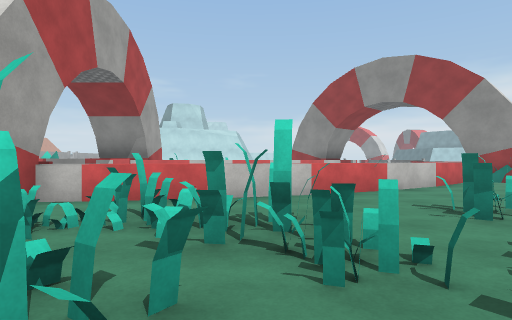
view 1 (above)

24 first-person views from a walk through a scene from a Unity 3-D project. The camera is 1.4 m above the floor, looks level and sees 75° across. The floor is counted in squares, 2 m on a side. Each view is taken from the middle of a square. On the plan, view 1 faces up. The plan holds only what a view shows up to about 10 squares ahead; the rest is blank. The place goes on beyond the plan. The player character is not drawn. Some surface patterns are stand-ins.

view 2
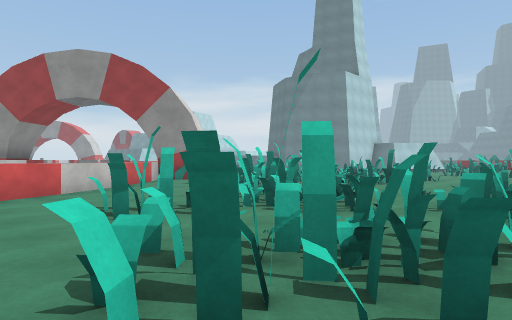

view 3
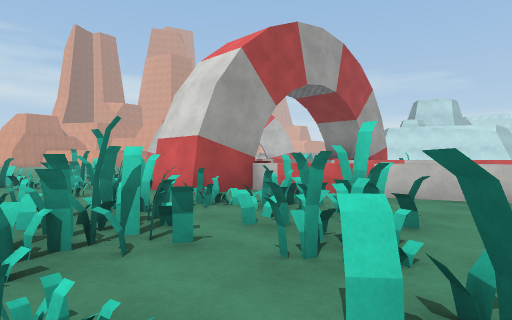

view 4
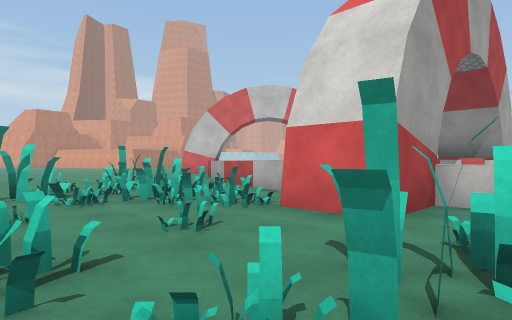

view 5
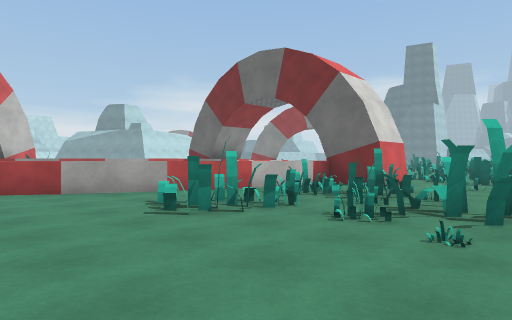

view 6
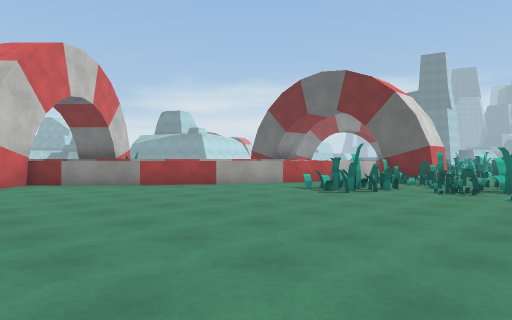

view 7
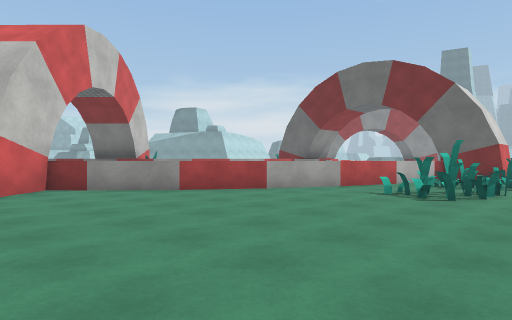

view 8
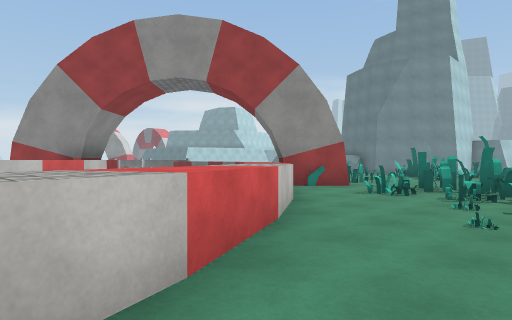

view 9
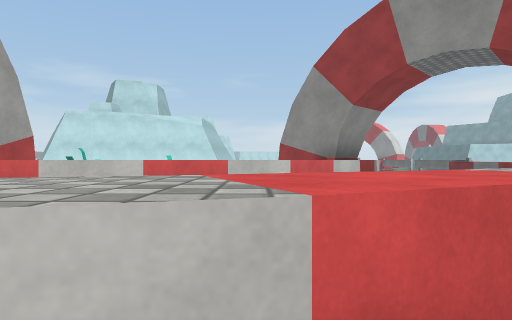

view 10
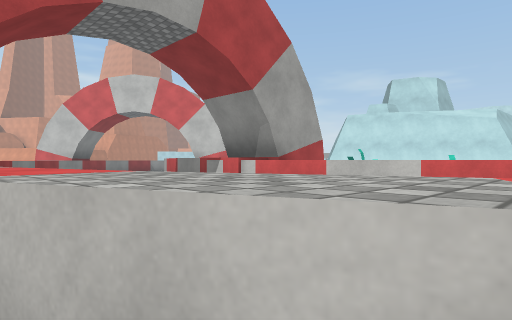

view 11
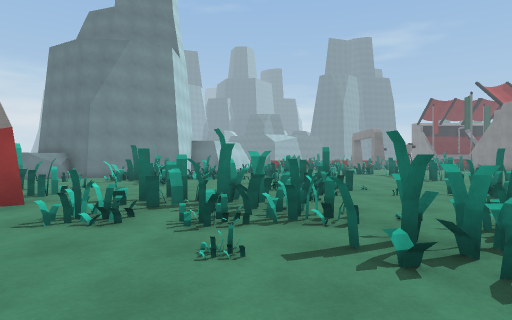

view 12
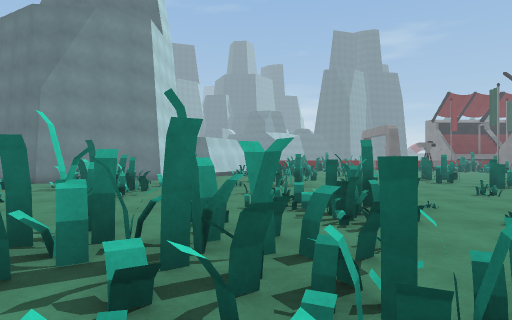

view 13
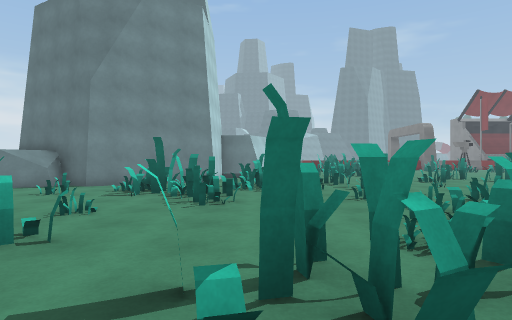

view 14
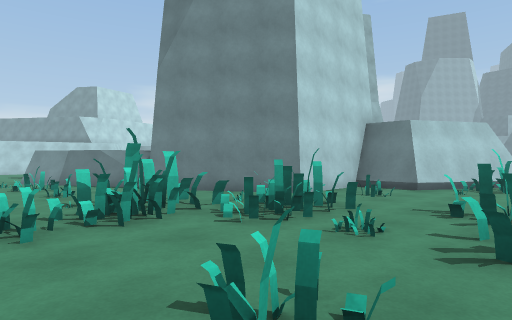

view 15
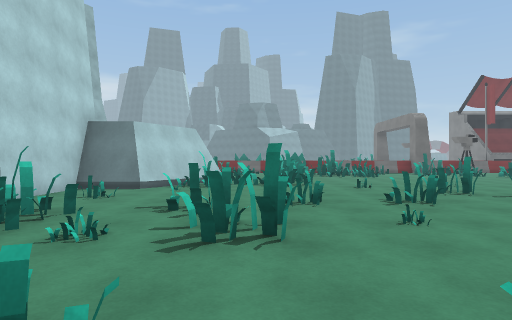

view 16
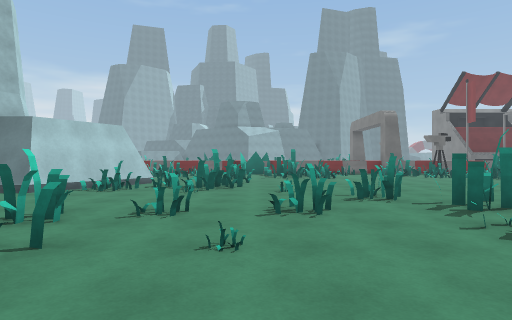

view 17
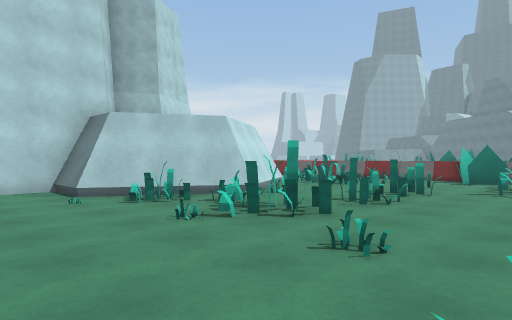

view 18
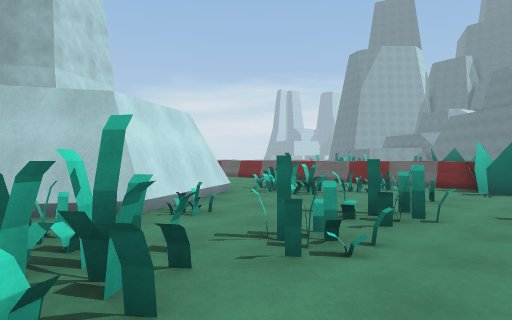

view 19
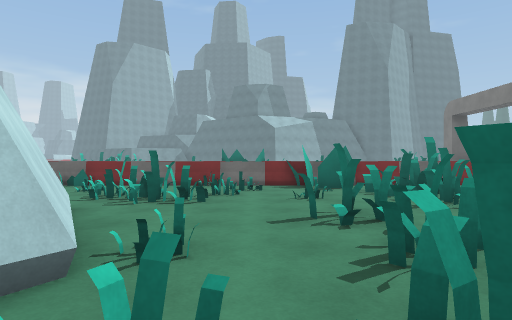

view 20
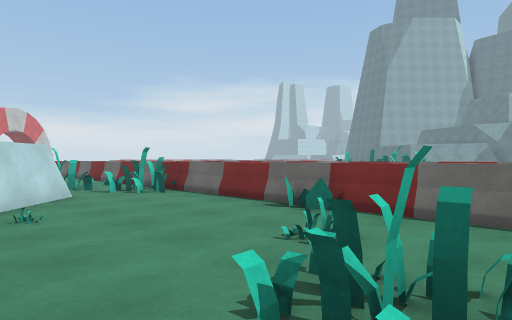

view 21
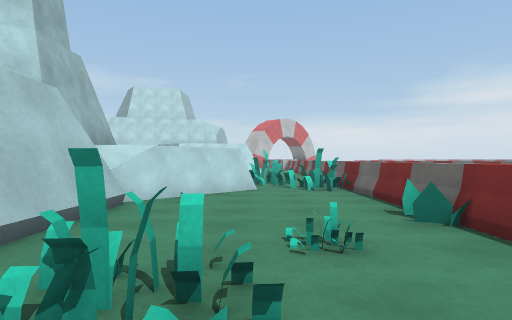

view 22
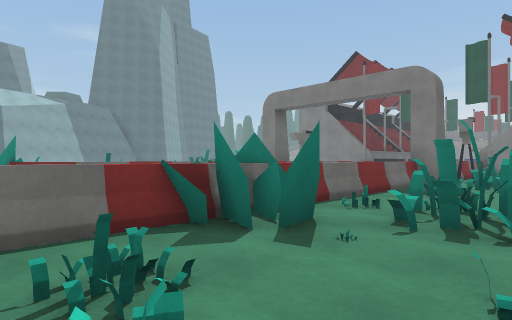

view 23
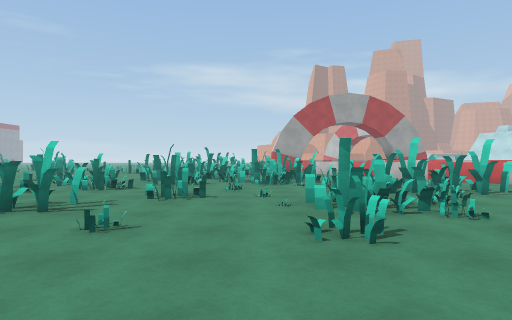

view 24
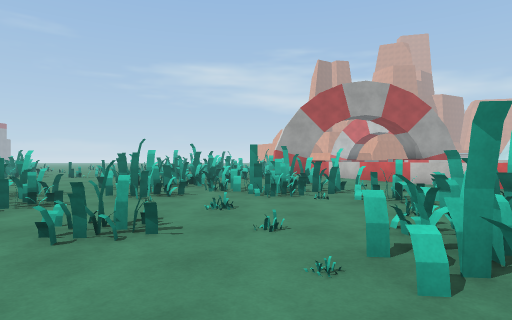

### Floor plan
Key: @ floor where view 1 was taken; # wall or solid block; . floor; / step, stairs or slope; = window, fence, low wall or low ledge; ^ raised ledge.
Columns run from 18 left of view 1 to 31 right of it. Each row starts with its distance up from view 1.
 17                                 .^             .=
 16                     ###         .^            =.=
 15                      #^        ..#            ..=
 14                     ^^         ...##         ^..=
 13               #    ^^          ...##        ##..=
 12               #  ^^          #....##       ##...=
 11  ##^       ^^##^^        ###.......##       #...=/
 10  #.^^                  ^^.#.....#...###     #...=/
  9  ...^^               ^^^..............#     #...=
  8  .....^^          ..^^.....#......#...### ###...=
  7  ......^^^     .^^^^^.....##............###..#..=
  6 ..........^^^##^^^........#........#............=
  5 .............##.........#...#....#..............=
  4 .......#.....##..#...#.......#..........#......##
  3 ...........#......#....#.......................#=/
  2 ...............#...#..........................#.=/
  1  ........#.......=..#=...#...........=....    #.=
  0 . ... ...    #. .#@...#......#..#...#.....    ..=

Where each view was taken, in squares from view 1:
view 1: 0 up, 0 right, facing up
view 2: 0 up, 1 right, facing up-right
view 3: 0 up, 2 right, facing up-left
view 4: 0 up, 2 left, facing up-left
view 5: 0 up, 14 left, facing up-right
view 6: 0 up, 18 left, facing up-right
view 7: 2 up, 18 left, facing up-right
view 8: 5 up, 0 right, facing up-right
view 9: 6 up, 1 right, facing up
view 10: 6 up, 1 right, facing up-left
view 11: 6 up, 3 right, facing right
view 12: 6 up, 6 right, facing right
view 13: 8 up, 7 right, facing right
view 14: 5 up, 12 right, facing up-right
view 15: 5 up, 12 right, facing right
view 16: 3 up, 13 right, facing right
view 17: 1 up, 18 right, facing up-right
view 18: 2 up, 21 right, facing up-right
view 19: 5 up, 21 right, facing right
view 20: 7 up, 26 right, facing up-right
view 21: 6 up, 28 right, facing up
view 22: 6 up, 27 right, facing down-right
view 23: 3 up, 16 right, facing left
view 24: 3 up, 13 right, facing left
